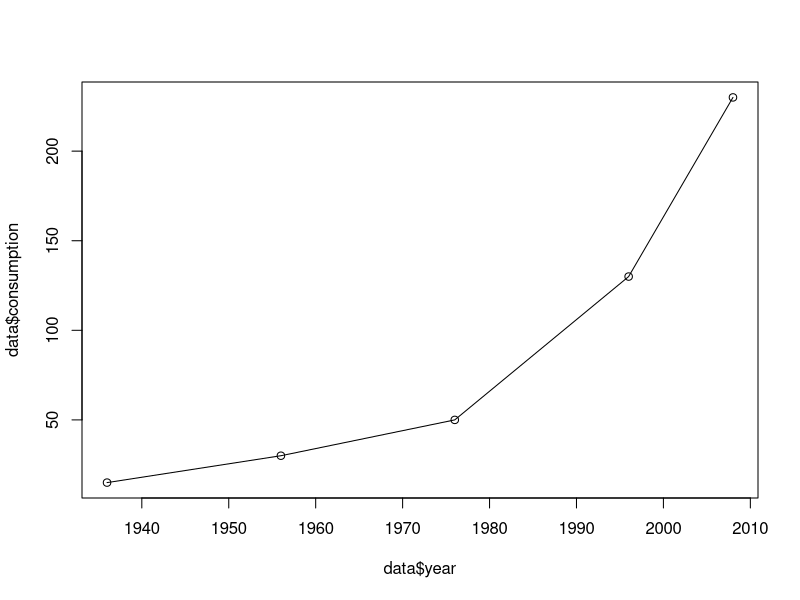
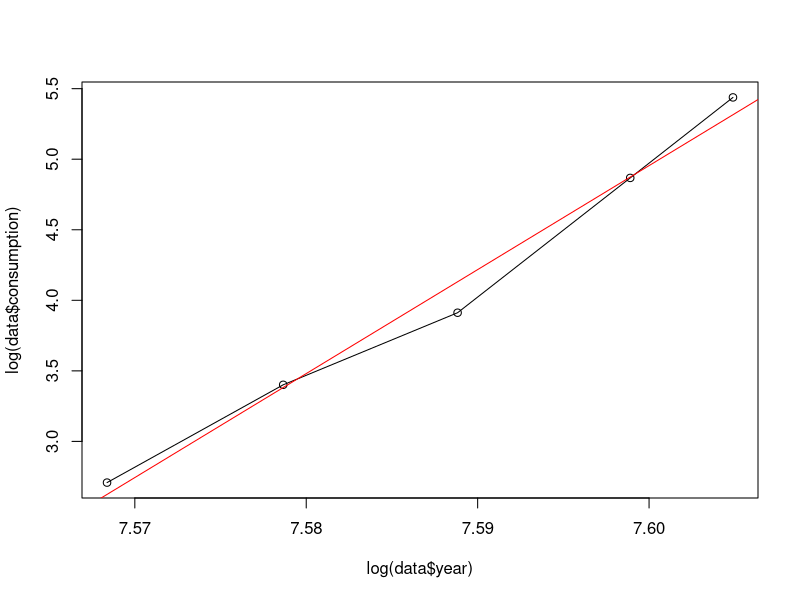
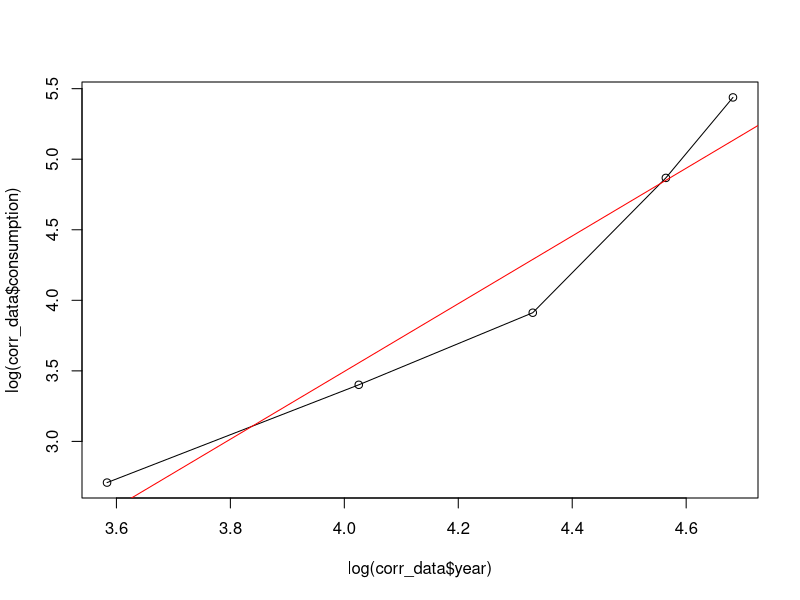
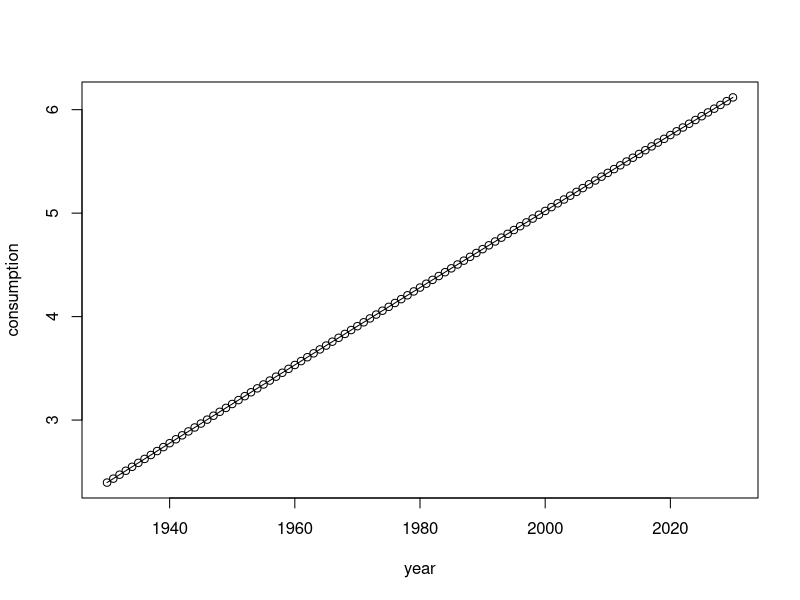
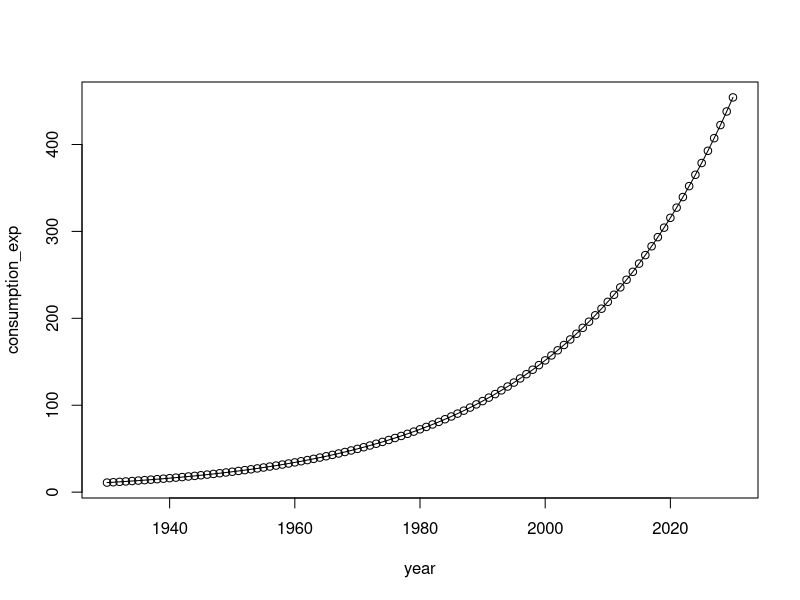

Recreate these plots in R, in order.
data = as.data.frame(cbind(c(1936,1956,1976,1996,2008), c(15,30,50,130,230)))
names(data) = c('year', 'consumption')
data

# y = ln(b*e^(cx)) = ln(b) + ln(e^(cx)) = ln(b) + c*ln(e) * x = ln(b) + c*ln(e) * (x -1900) = 
#
# (ln(b) - c*ln(e)*1900) + c*ln(e) * x
#b = 1
#c = 1
#plot(log(data$consumption) ~ ((log(b) - c*log(e)*1900) + (c*log(exp(1)) * data$year)))

# linear
plot(data$consumption ~ data$year)
lines(data$consumption ~ data$year)

# a.) log
###############################
# without correction (x-1900) #
###############################
plot(log(data$consumption) ~ log(data$year))
lines(log(data$consumption) ~ log(data$year))

mylm_uc = lm(log(data$consumption) ~ log(data$year))
abline(mylm_uc, col = 'red')

mylm_uc_coef = coef(mylm_uc)
# for cx + b:
names(mylm_uc_coef) = c('b', 'c')

#############################
# with corrections (x-1900) #
#############################
corr_data = data
corr_data$year = corr_data$year - 1900
plot(log(corr_data$consumption) ~ log(corr_data$year))
lines(log(corr_data$consumption) ~ log(corr_data$year))

mylm_c = lm(log(corr_data$consumption) ~ log(corr_data$year))
abline(mylm_c, col = 'red')

mylm_c_coef = coef(mylm_c)
# for cx + b:
names(mylm_c_coef) = c('b', 'c')

# b.)
get_value = function(mycoef, year) {
  return(mycoef['b'] + mycoef['c']*log(year))
}

# uncorrected
res_uc = get_value(mylm_uc_coef, 2010)
exp(res_uc)
res_uc = get_value(mylm_uc_coef, 2010)
exp(res_uc)

# corrected
res_c = get_value(mylm_c_coef, 2010)
exp(res_c)

exp(get_value(mylm_c_coef, 2008))

# c.)

lin_data = as.data.frame(seq(1930,2030,1))
names(lin_data) = c('year')

for (i in 1:nrow(lin_data)) {
  lin_data[i,'consumption'] = get_value(mylm_uc_coef, lin_data[i,'year'])
  lin_data[i,'consumption_exp'] = exp(get_value(mylm_uc_coef, lin_data[i,'year']))
}

# lin plot
plot(consumption ~ year, data = lin_data)
lines(consumption ~ year, data = lin_data)

# exp plot
plot(consumption_exp ~ year, data = lin_data)
lines(consumption_exp ~ year, data = lin_data)